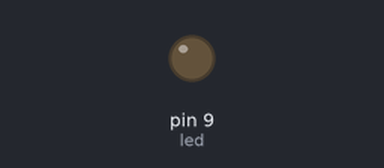
This sketch was run on a simulated Arduino Uno, built with avr-gcc and run on an emulated ATmega328P. Parts: output pins drawn as LEDs (lit = HIGH).

Above: at 0.15 s.
Timing chart, 0 to 1.6 s (numbered marks = the images above):
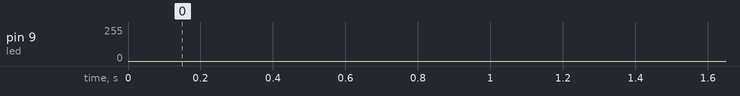

The sketch:

pwmLed.ino
```cpp
int led = 9;
int brilho = 0;
int variacao = 1;

void setup() {
  // put your setup code here, to run once:
  pinMode(led, OUTPUT);
}

void loop() {
  // put your main code here, to run repeatedly:
  analogWrite(led, brilho);

  brilho += variacao;

  if(brilho <= 0 || brilho >= 255){
    variacao = -variacao;
  }

  delay(1);
}
```
